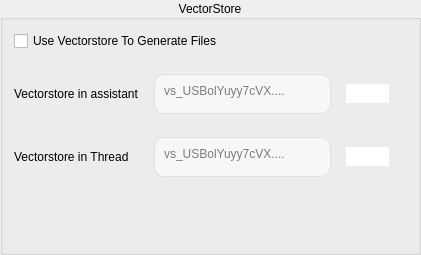
             <widget class="QGroupBox" name="groupBox">
              <property name="title">
               <string>VectorStore</string>
              </property>
              <property name="alignment">
               <set>Qt::AlignCenter</set>
              </property>
              <layout class="QGridLayout" name="gridLayout_12">
               <item row="0" column="0">
                <layout class="QGridLayout" name="gridLayout_11">
                 <property name="rightMargin">
                  <number>18</number>
                 </property>
                 <property name="horizontalSpacing">
                  <number>15</number>
                 </property>
                 <property name="verticalSpacing">
                  <number>23</number>
                 </property>
                 <item row="1" column="0">
                  <widget class="QLabel" name="label_9">
                   <property name="sizePolicy">
                    <sizepolicy hsizetype="Preferred" vsizetype="Preferred">
                     <horstretch>0</horstretch>
                     <verstretch>0</verstretch>
                    </sizepolicy>
                   </property>
                   <property name="text">
                    <string>Vectorstore in assistant</string>
                   </property>
                  </widget>
                 </item>
                 <item row="2" column="1">
                  <widget class="QTextEdit" name="VectorstoreinThread">
                   <property name="sizePolicy">
                    <sizepolicy hsizetype="Fixed" vsizetype="Fixed">
                     <horstretch>0</horstretch>
                     <verstretch>0</verstretch>
                    </sizepolicy>
                   </property>
                   <property name="minimumSize">
                    <size>
                     <width>177</width>
                     <height>40</height>
                    </size>
                   </property>
                   <property name="maximumSize">
                    <size>
                     <width>177</width>
                     <height>40</height>
                    </size>
                   </property>
                   <property name="styleSheet">
                    <string notr="true">            QTextEdit {
                border: 1px solid #E0E0E0;
                padding: 5px;
                border-radius: 10px;
                background-color: #F7F7F7;
                color: black;  /* Cor do texto alterada para preto */
            }</string>
                   </property>
                   <property name="placeholderText">
                    <string>vs_USBolYuyy7cVX....</string>
                   </property>
                  </widget>
                 </item>
                 <item row="2" column="2">
                  <widget class="QPushButton" name="VectorstoreinThreadByUser">
                   <property name="sizePolicy">
                    <sizepolicy hsizetype="Fixed" vsizetype="Fixed">
                     <horstretch>0</horstretch>
                     <verstretch>0</verstretch>
                    </sizepolicy>
                   </property>
                   <property name="styleSheet">
                    <string notr="true">            QPushButton {
                background-color: white;

                border-radius: 13px;  /* Borda arredondada (círculo) */
                color: black;  /* Cor do texto alterada para preto */
                font-size: 16px;  /* Ajuste do tamanho do ícone */
            }
</string>
                   </property>
                   <property name="text">
                    <string/>
                   </property>
                   <property name="icon">
                    <iconset resource="../Qss/icons/_icons.qrc">
                     <normaloff>:/material_design/icons/material_design/library_add.png</normaloff>:/material_design/icons/material_design/library_add.png</iconset>
                   </property>
                   <property name="iconSize">
                    <size>
                     <width>23</width>
                     <height>27</height>
                    </size>
                   </property>
                  </widget>
                 </item>
                 <item row="2" column="0">
                  <widget class="QLabel" name="label_10">
                   <property name="text">
                    <string>Vectorstore in Thread</string>
                   </property>
                  </widget>
                 </item>
                 <item row="1" column="1">
                  <widget class="QTextEdit" name="Vectorstoreinassistant">
                   <property name="sizePolicy">
                    <sizepolicy hsizetype="Fixed" vsizetype="Fixed">
                     <horstretch>0</horstretch>
                     <verstretch>0</verstretch>
                    </sizepolicy>
                   </property>
                   <property name="minimumSize">
                    <size>
                     <width>177</width>
                     <height>40</height>
                    </size>
                   </property>
                   <property name="maximumSize">
                    <size>
                     <width>177</width>
                     <height>40</height>
                    </size>
                   </property>
                   <property name="styleSheet">
                    <string notr="true">            QTextEdit {
                border: 1px solid #E0E0E0;
                padding: 5px;
                border-radius: 10px;
                background-color: #F7F7F7;
                color: black;  /* Cor do texto alterada para preto */
            }</string>
                   </property>
                   <property name="placeholderText">
                    <string>vs_USBolYuyy7cVX....</string>
                   </property>
                  </widget>
                 </item>
                 <item row="0" column="0" colspan="3">
                  <widget class="QCustomCheckBox" name="UseVectorstoreToGenerateFiles">
                   <property name="text">
                    <string>Use Vectorstore To Generate Files</string>
                   </property>
                  </widget>
                 </item>
                 <item row="3" column="1">
                  <spacer name="verticalSpacer_2">
                   <property name="orientation">
                    <enum>Qt::Vertical</enum>
                   </property>
                   <property name="sizeType">
                    <enum>QSizePolicy::Fixed</enum>
                   </property>
                   <property name="sizeHint" stdset="0">
                    <size>
                     <width>26</width>
                     <height>64</height>
                    </size>
                   </property>
                  </spacer>
                 </item>
                 <item row="1" column="2">
                  <widget class="QPushButton" name="VectorstoreinassistantByUser">
                   <property name="sizePolicy">
                    <sizepolicy hsizetype="Fixed" vsizetype="Fixed">
                     <horstretch>0</horstretch>
                     <verstretch>0</verstretch>
                    </sizepolicy>
                   </property>
                   <property name="styleSheet">
                    <string notr="true">            QPushButton {
                background-color: white;

                border-radius: 13px;  /* Borda arredondada (círculo) */
                color: black;  /* Cor do texto alterada para preto */
                font-size: 16px;  /* Ajuste do tamanho do ícone */
            }
</string>
                   </property>
                   <property name="text">
                    <string/>
                   </property>
                   <property name="icon">
                    <iconset resource="../Qss/icons/_icons.qrc">
                     <normaloff>:/material_design/icons/material_design/library_add.png</normaloff>:/material_design/icons/material_design/library_add.png</iconset>
                   </property>
                   <property name="iconSize">
                    <size>
                     <width>23</width>
                     <height>27</height>
                    </size>
                   </property>
                  </widget>
                 </item>
                </layout>
               </item>
              </layout>
             </widget>
